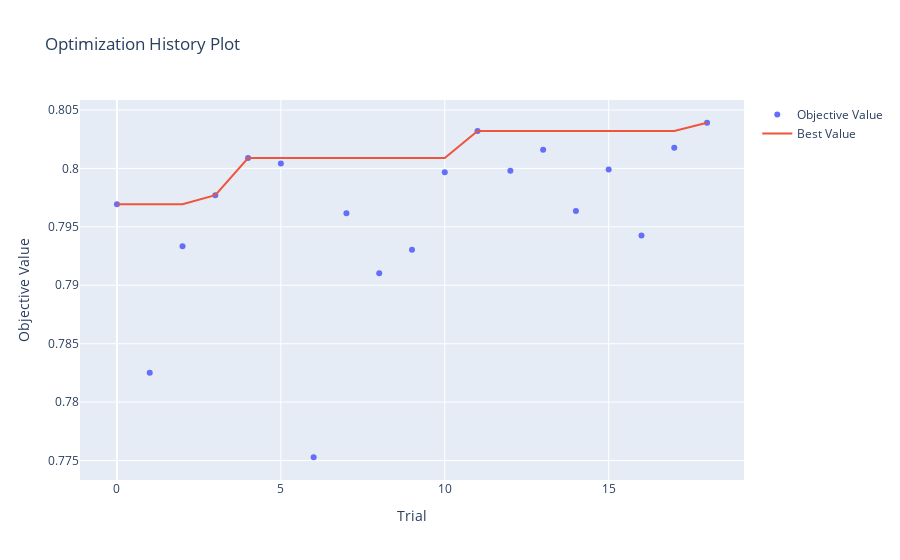

Notebook source saved alongside this figure:
### Code cell
import matplotlib.pyplot as plt
import seaborn as sns
from sklearn.metrics import roc_curve, auc, confusion_matrix, classification_report
import optuna


# Предсказания (если ещё не сделаны)
y_test_pred_proba = final_model_XGBoost.predict_proba(X_test)[:, 1]  # вероятности
y_test_pred_class = (y_test_pred_proba > 0.5).astype(int)   # бинарные предсказания

# График улучшения AUC по мере поиска
optuna.visualization.plot_optimization_history(study).show()

### Figure 1 — Plotly figure (JSON) as saved in the notebook; plotly's stock layout.template omitted (floating-point values rounded to 4 significant figures)
{"data": [{"mode": "markers", "name": "Objective Value", "type": "scatter", "x": [0, 1, 2, 3, 4, 5, 6, 7, 8, 9, 10, 11, 12, 13, 14, 15, 16, 17, 18], "y": [0.7969, 0.7825, 0.7933, 0.7977, 0.8009, 0.8004, 0.7753, 0.7962, 0.791, 0.793, 0.7997, 0.8032, 0.7998, 0.8016, 0.7964, 0.7999, 0.7943, 0.8018, 0.8039]}, {"mode": "lines", "name": "Best Value", "type": "scatter", "x": [0, 1, 2, 3, 4, 5, 6, 7, 8, 9, 10, 11, 12, 13, 14, 15, 16, 17, 18], "y": [0.7969, 0.7969, 0.7969, 0.7977, 0.8009, 0.8009, 0.8009, 0.8009, 0.8009, 0.8009, 0.8009, 0.8032, 0.8032, 0.8032, 0.8032, 0.8032, 0.8032, 0.8032, 0.8039]}, {"marker": {"color": "#cccccc"}, "mode": "markers", "name": "Infeasible Trial", "showlegend": false, "type": "scatter", "x": [], "y": []}], "layout": {"title": {"text": "Optimization History Plot"}, "xaxis": {"title": {"text": "Trial"}}, "yaxis": {"title": {"text": "Objective Value"}}}}
